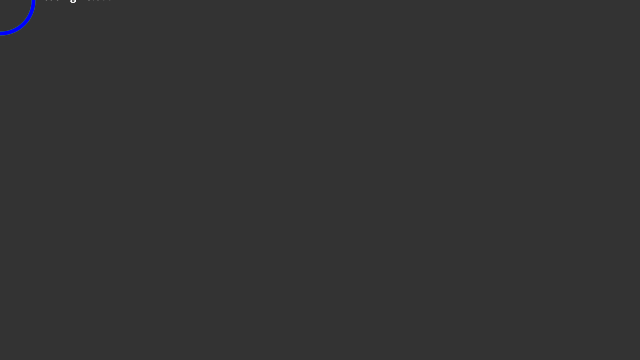
Frame 1 (no input)
Frame 60 (the mouse pressed at the canvas centre just before this capture): identical to frame 1, image omitted
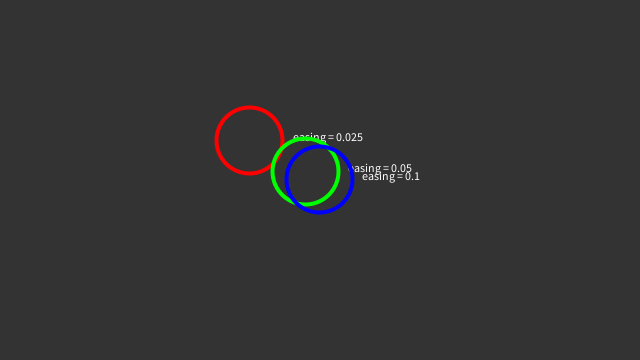
Frame 120 (the mouse held since frame 60 and released just before this capture)

The Processing sketch that drew these frames (run headless with seeded random() and noise(); from frame 60 on, the mouse is pressed at the canvas centre):

// Processing sketch: easing
// ── easing.pde
// Easing.

// Move the mouse across the screen and the symbol will follow.

// Between drawing each frame of the animation,
// the program calculates the difference between the position of the symbol and the cursor.

// If the distance is larger than 1 pixel,
// the symbol moves part of the distance (0.05) from its current position toward the cursor.


float x1;
float y1;
float easing1 = 0.025;

float x2;
float y2;
float easing2 = 0.05;

float x3;
float y3;
float easing3 = 0.1;


void setup(){
  size(640, 360);

}

void draw(){

  background(51);
  strokeWeight(4);
  noFill();

  stroke(255,0,0);
  float targetX1 = mouseX;
  float dx1 = targetX1 - x1;
  x1 += dx1 * easing1;

  float targetY1 = mouseY;
  float dy1 = targetY1 - y1;
  y1 += dy1 * easing1;

  ellipse(x1,y1,66,66);
  text("easing = 0.025",x1+43,y1);


  stroke(0,255,0);
  float targetX2 = mouseX;
  float dx2 = targetX2 - x2;
  x2 += dx2 * easing2;

  float targetY2 = mouseY;
  float dy2 = targetY2 - y2;
  y2 += dy2 * easing2;

  ellipse(x2,y2,66,66);
  text("easing = 0.05",x2+43,y2);


  stroke(0,0,255);
  float targetX3 = mouseX;
  float dx3 = targetX3 - x3;
  x3 += dx3 * easing3;

  float targetY3 = mouseY;
  float dy3 = targetY3 - y3;
  y3 += dy3 * easing3;

  ellipse(x3,y3,66,66);
  text("easing = 0.1",x3+43,y3);

}
